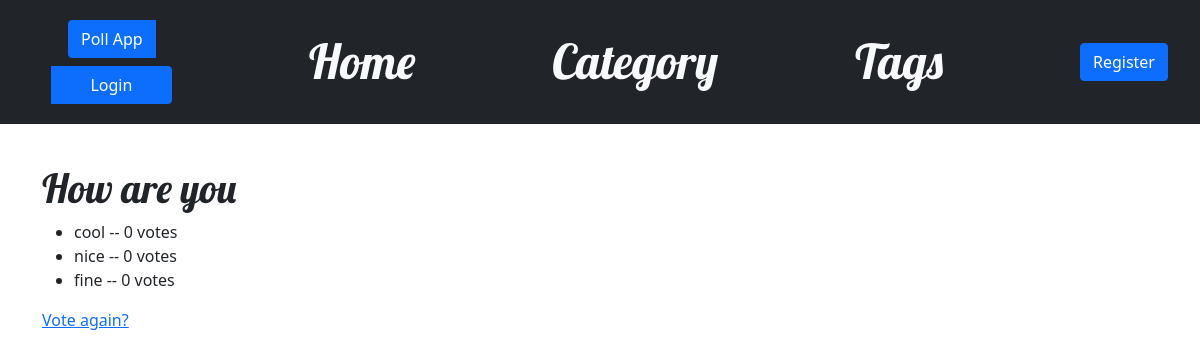
Page /polls/how-are-you/results/ on the earlier database version.
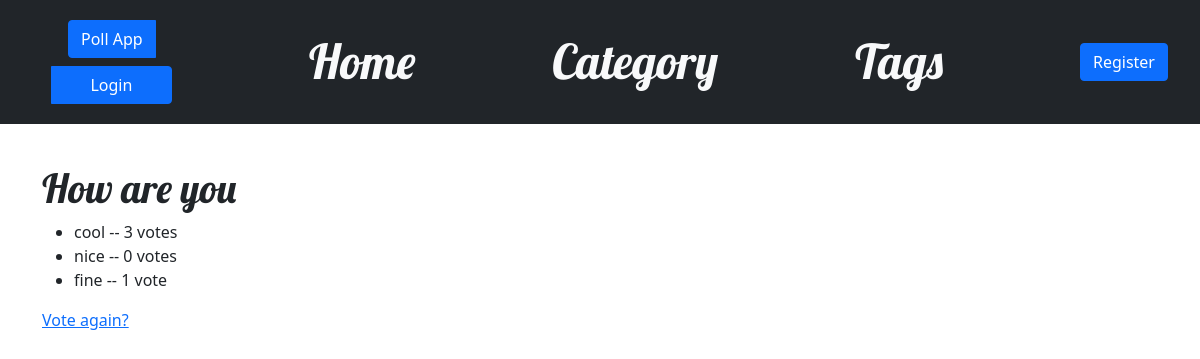
Same page on the later database version.
### polls/models.py (models this page shows, shortened)
class Choice(models.Model):
    question = models.ForeignKey(Question, on_delete=models.CASCADE)
    choice_text = models.CharField(max_length=200)
    votes = models.IntegerField(default=0)

### polls/views.py (the view)
# urls.py: path("<que_slug>/results/", views.ResultsView.as_view(), name="results"),
class ResultsView(generic.DetailView,LoginRequiredMixin):
    model = Question
    template_name = "polls/results.html"
    slug_field = 'que_slug'
    slug_url_kwarg = 'que_slug'

### polls/templates/polls/results.html
{% extends 'blog/base.html' %}
{% load static %}
{%block content%}
<h1>{{ question.question_text }}</h1>
<ul>
{% for choice in question.choice_set.all %}
    <li>{{ choice.choice_text }} -- {{ choice.votes }} vote{{ choice.votes|pluralize }}</li>
{% endfor %}
</ul>
<a href="{% url 'polls:detail' question.que_slug %}">Vote again?</a>
{%endblock%}

Differences in the rows shown:
changed Choice "cool": votes "0" → "3"
changed Choice "fine": votes "0" → "1"
